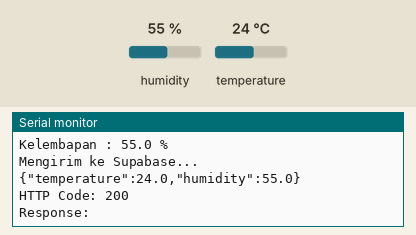
Recording of a sketch running on a simulated ESP32. Parts: the last lines printed to the serial monitor. The test bench sets the inputs (shaded band); at power-on: humidity 55 %, temperature 24 °C. WiFi joins after 1.5 s; servers stay silent unless stated; uploads are accepted with an empty reply.

Above: at 2.7 s.
2.8 s: humidity set to 22 %
At 6.91 s:
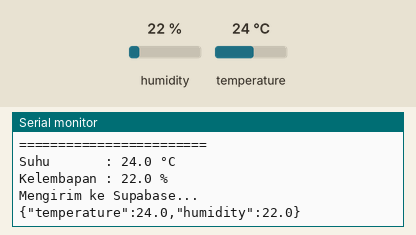
8.6 s: temperature set to 12 °C
At 13.3 s:
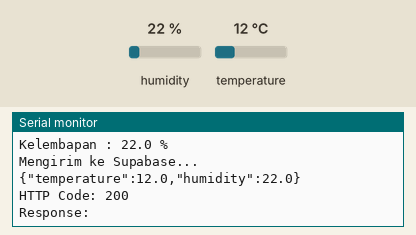
14.4 s: humidity set to 40 %
At 18.4 s:
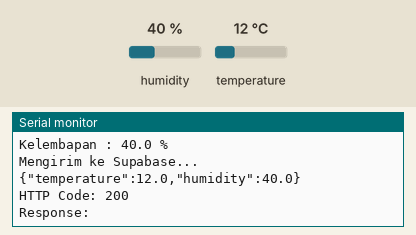
Timing chart, 0 to 19.9 s (numbered marks = the images above; inputs shaded):
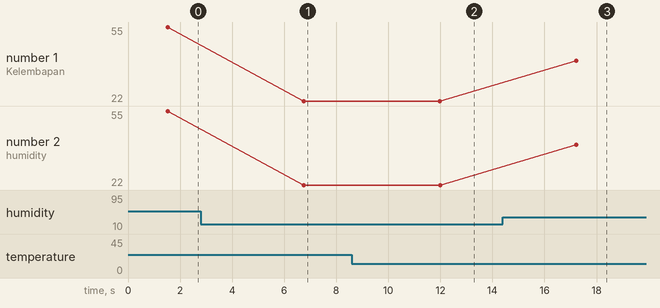

The sketch:

code-of-conduct.md1922.ino
```cpp
#include <WiFi.h>
#include <HTTPClient.h>
#include <WiFiClientSecure.h>
#include <DHT.h>

#define DHTPIN 13
#define DHTTYPE DHT11

DHT dht(DHTPIN, DHTTYPE);

// WiFi Wokwi
const char* ssid = "LABTJP1";
const char* password = "123454321";

// Supabase
const char* endpoint = "https://hastxlaqrxmxsuyzxmgg.supabase.co/rest/v1/sensor_data";

// Publishable Key
const char* supabaseKey = "sb_publishable_EfcppTA0c0TxEp7nNNyOOw_q5GTRL7y";

void setup() {
  Serial.begin(115200);

  dht.begin();

  WiFi.begin(ssid, password);

  Serial.print("Menghubungkan WiFi");

  while (WiFi.status() != WL_CONNECTED) {
    delay(500);
    Serial.print(".");
  }

  Serial.println();
  Serial.println("WiFi Terhubung!");
  Serial.println(WiFi.localIP());
}

void loop() {

  float humidity = dht.readHumidity();
  float temperature = dht.readTemperature();

  if (isnan(humidity) || isnan(temperature)) {
    Serial.println("Gagal membaca DHT11!");
    delay(1000);
    return;
  }

  Serial.println("========================");

  Serial.print("Suhu       : ");
  Serial.print(temperature, 1);
  Serial.println(" °C");

  Serial.print("Kelembapan : ");
  Serial.print(humidity, 1);
  Serial.println(" %");

  if (WiFi.status() == WL_CONNECTED) {

    WiFiClientSecure client;
    client.setInsecure();

    HTTPClient http;
    http.setTimeout(15000);

    if (!http.begin(client, endpoint)) {
      Serial.println("Gagal membuka koneksi HTTPS!");
      delay(5000);
      return;
    }

    http.addHeader("Content-Type", "application/json");
    http.addHeader("apikey", supabaseKey);
    http.addHeader("Authorization", String("Bearer ") + supabaseKey);

    // Tidak meminta Supabase mengembalikan row
    http.addHeader("Prefer", "return=minimal");

    String jsonData = "{";
    jsonData += "\"temperature\":" + String(temperature, 1) + ",";
    jsonData += "\"humidity\":" + String(humidity, 1);
    jsonData += "}";

    Serial.println("Mengirim ke Supabase...");
    Serial.println(jsonData);

    int httpCode = http.POST(jsonData);

    Serial.print("HTTP Code: ");
    Serial.println(httpCode);

    Serial.println("Response:");
    Serial.println(http.getString());

    http.end();
  }

  delay(5000);
}
```

Measured:
- after the input at 2.8 s, the serial monitor: prints a new line after 4.0 s (image 1)
- after the input at 8.6 s, the serial monitor: prints a new line after 3.4 s (image 2)
- after the input at 14.4 s, the serial monitor: prints a new line after 2.8 s (image 3)
- plotted number 1: 55 → 22 after the input at 2.8 s, 22 → 40 after the input at 14.4 s
- plotted number 2: 55 → 22 after the input at 2.8 s, 22 → 40 after the input at 14.4 s
